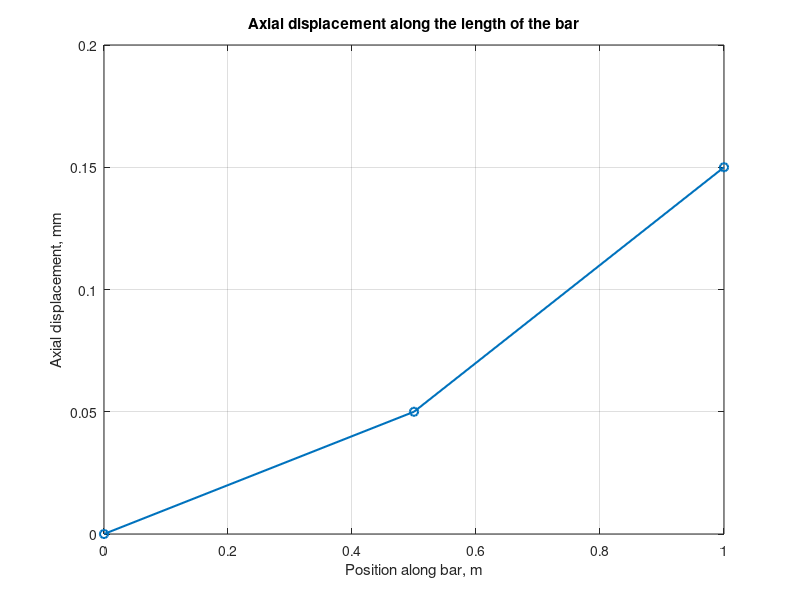
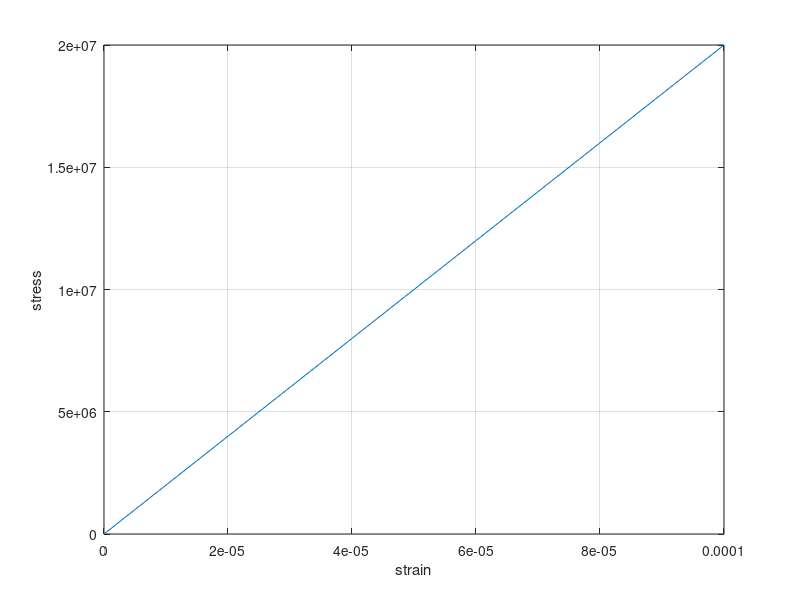
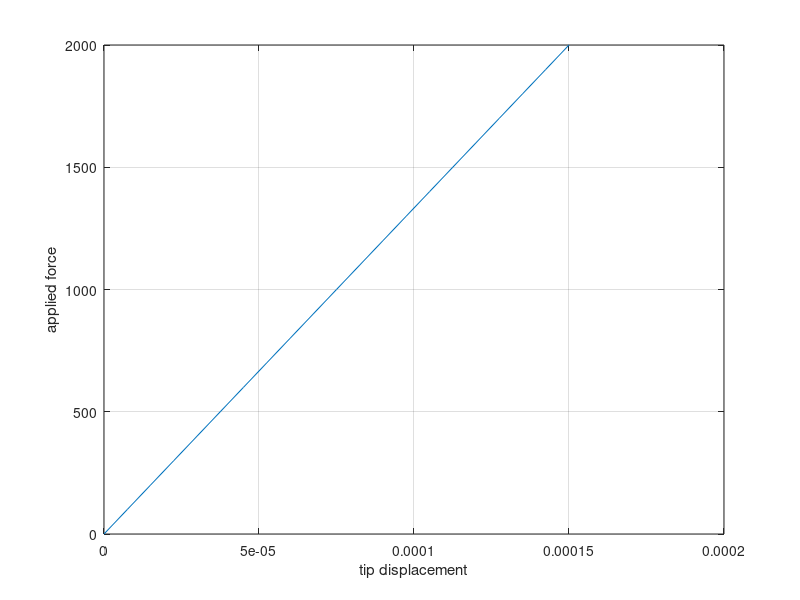

MATLAB code to generate these figures, in order:
% 2 linear elements having different cross sectional area
clear;
clc;
close all;
% problem inputs: m,N,Pa
L= 1; % bar length 1m
A= [100e-6, 50e-6]; % cross sectional area in m^2
E= 200e9; %youngs modulus in Pa
P= 2000; % Axial force applied on the right end of the bar in N

% Analytical solution for checking out solution later
u_exact = P*(L/2)/(A(1)*E) +P*(L/2)/(A(2)*E);

fprintf('Exact end displacement = %.5f mm\n', u_exact*1000);

% Mesh: divide the bar into two equal elements.
nElem = 2;
nNode = nElem + 1;

% Coordinates of the nodes:
x= linspace(0,L,nNode); % intial 0, final L , devides into n points. 

% Connectivity: the two node numbers belonging to each element
elements = [1 2;
            2 3];

disp('Node coordinates [m]: ');
disp(x);

disp('Element Connectivity: ');
disp(elements);

% Initialize the global stiffness matrix:
K = zeros(nNode, nNode);

% Assemble each element into the global matrix:
for e = 1:nElem
    nodes = elements(e, :);
    % element length and stiffness
    Le = x(nodes(2))- x(nodes(1));
    ke = (E*A(e)/Le)*[1, -1; -1, 1];

    K(nodes, nodes) = K(nodes, nodes) + ke;
end

disp('Element stiffness matrix: ');
disp(ke);
disp('Global Stiffness Matrix: ');
disp(K);

% Applied nodal forces: 
F = zeros(nNode, 1);
F(3) = P;

% Prescribed displacements and unknown displacements: 
u = zeros(nNode, 1);
fixed = 1;
free = setdiff(1:nNode, fixed); % setdiff([1 2 3] , 1) gives free = [2 3]

%solve for the unknown displacements:
u(free) = K(free, free) \ F(free); % x = A\B means find x such that A*x = B
                                   % u([2 3]) = K([2 3],[2 3]) \ F([2 3])
                                   % u(rows) = K(rows, colums) \ F(rows)

disp('Nodal displacemets : ');
disp(u*1000);

% Support reaction and residual forces: 

R = (K * u) - F;    % page 67 dr. clayton
disp('Reaction and residual forces: ');
disp(R);

% Calculate element stress and strain:
strain = zeros(nElem, 1);
stress = zeros(nElem, 1);

for e = 1:nElem
    nodes = elements(e, :);
    extension = u(nodes(2)) - u(nodes(1));
    strain(e) = extension/ Le;
    stress(e) = E*strain(e);
end
disp('Element strains: ');
disp(strain);
disp('element stresses [MPa]: ');
disp(stress/ 1e6);

figure;
plot(x, u*1000, '-o', 'LineWidth',1.5);

xlabel('Position along bar, m');
ylabel('Axial displacement, mm');
title('Axial displacement along the length of the bar');
grid on; 

% Scale from zero load to the current solved load
loadfactor = linspace(0,1,21);

% Linear elastic loading response
straincurve = loadfactor * strain(1);
stresscurve = loadfactor * stress(1);
tipdisplacement = loadfactor * u(end);
appliedforce = loadfactor * P;

% stress vs strain
figure;
plot(straincurve, stresscurve);
xlabel('strain');
ylabel('stress');
grid on;

% force vs displacement
figure;
plot(tipdisplacement, appliedforce);
xlabel('tip displacement');
ylabel('applied force');
grid on;
